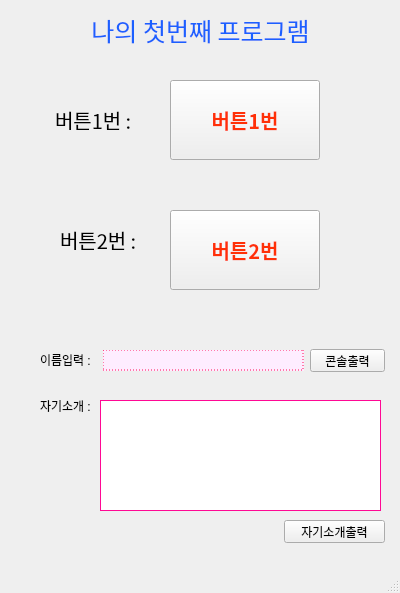
<?xml version="1.0" encoding="UTF-8"?>
<ui version="4.0">
 <class>MainWindow</class>
 <widget class="QMainWindow" name="MainWindow">
  <property name="geometry">
   <rect>
    <x>0</x>
    <y>0</y>
    <width>400</width>
    <height>593</height>
   </rect>
  </property>
  <property name="windowTitle">
   <string>MainWindow</string>
  </property>
  <widget class="QWidget" name="centralwidget">
   <widget class="QPushButton" name="btn1">
    <property name="geometry">
     <rect>
      <x>170</x>
      <y>80</y>
      <width>150</width>
      <height>80</height>
     </rect>
    </property>
    <property name="font">
     <font>
      <family>맑은 고딕</family>
      <pointsize>15</pointsize>
      <weight>75</weight>
      <bold>true</bold>
     </font>
    </property>
    <property name="styleSheet">
     <string notr="true">color:rgb(255, 48, 7)</string>
    </property>
    <property name="text">
     <string>버튼1번</string>
    </property>
   </widget>
   <widget class="QLabel" name="label">
    <property name="geometry">
     <rect>
      <x>55</x>
      <y>110</y>
      <width>91</width>
      <height>20</height>
     </rect>
    </property>
    <property name="font">
     <font>
      <family>08서울남산체 B</family>
      <pointsize>15</pointsize>
     </font>
    </property>
    <property name="text">
     <string>버튼1번 : </string>
    </property>
   </widget>
   <widget class="QPushButton" name="btn2">
    <property name="geometry">
     <rect>
      <x>170</x>
      <y>210</y>
      <width>150</width>
      <height>80</height>
     </rect>
    </property>
    <property name="font">
     <font>
      <family>맑은 고딕</family>
      <pointsize>15</pointsize>
      <weight>75</weight>
      <bold>true</bold>
     </font>
    </property>
    <property name="styleSheet">
     <string notr="true">color:rgb(255, 48, 7)</string>
    </property>
    <property name="text">
     <string>버튼2번</string>
    </property>
   </widget>
   <widget class="QLabel" name="label_2">
    <property name="geometry">
     <rect>
      <x>60</x>
      <y>230</y>
      <width>91</width>
      <height>20</height>
     </rect>
    </property>
    <property name="font">
     <font>
      <family>08서울남산체 B</family>
      <pointsize>15</pointsize>
     </font>
    </property>
    <property name="text">
     <string>버튼2번 : </string>
    </property>
   </widget>
   <widget class="QLineEdit" name="lineEdit">
    <property name="geometry">
     <rect>
      <x>103</x>
      <y>350</y>
      <width>201</width>
      <height>21</height>
     </rect>
    </property>
    <property name="styleSheet">
     <string notr="true">border-style:dotted;border-color:rgb(255, 10, 83);border-width:1px;background-color:rgb(254, 237, 255)</string>
    </property>
   </widget>
   <widget class="QLabel" name="label_3">
    <property name="geometry">
     <rect>
      <x>40</x>
      <y>354</y>
      <width>56</width>
      <height>12</height>
     </rect>
    </property>
    <property name="text">
     <string>이름입력 :</string>
    </property>
   </widget>
   <widget class="QLabel" name="label_4">
    <property name="geometry">
     <rect>
      <x>40</x>
      <y>10</y>
      <width>321</width>
      <height>41</height>
     </rect>
    </property>
    <property name="font">
     <font>
      <family>08서울남산체 B</family>
      <pointsize>19</pointsize>
     </font>
    </property>
    <property name="styleSheet">
     <string notr="true">color:rgb(28, 96, 255)</string>
    </property>
    <property name="text">
     <string>나의 첫번째 프로그램</string>
    </property>
    <property name="alignment">
     <set>Qt::AlignCenter</set>
    </property>
   </widget>
   <widget class="QPushButton" name="btn3">
    <property name="geometry">
     <rect>
      <x>310</x>
      <y>349</y>
      <width>75</width>
      <height>23</height>
     </rect>
    </property>
    <property name="text">
     <string>콘솔출력</string>
    </property>
   </widget>
   <widget class="QTextEdit" name="textEdit">
    <property name="geometry">
     <rect>
      <x>100</x>
      <y>400</y>
      <width>281</width>
      <height>111</height>
     </rect>
    </property>
    <property name="styleSheet">
     <string notr="true">border-style:solid;border-width:1px;border-color:rgb(255, 8, 148)</string>
    </property>
   </widget>
   <widget class="QLabel" name="label_5">
    <property name="geometry">
     <rect>
      <x>40</x>
      <y>400</y>
      <width>56</width>
      <height>12</height>
     </rect>
    </property>
    <property name="text">
     <string>자기소개 :</string>
    </property>
   </widget>
   <widget class="QPushButton" name="btn4">
    <property name="geometry">
     <rect>
      <x>284</x>
      <y>520</y>
      <width>101</width>
      <height>23</height>
     </rect>
    </property>
    <property name="text">
     <string>자기소개출력</string>
    </property>
   </widget>
  </widget>
  <widget class="QMenuBar" name="menubar">
   <property name="geometry">
    <rect>
     <x>0</x>
     <y>0</y>
     <width>400</width>
     <height>21</height>
    </rect>
   </property>
  </widget>
  <widget class="QStatusBar" name="statusbar"/>
 </widget>
 <resources/>
 <connections/>
</ui>
